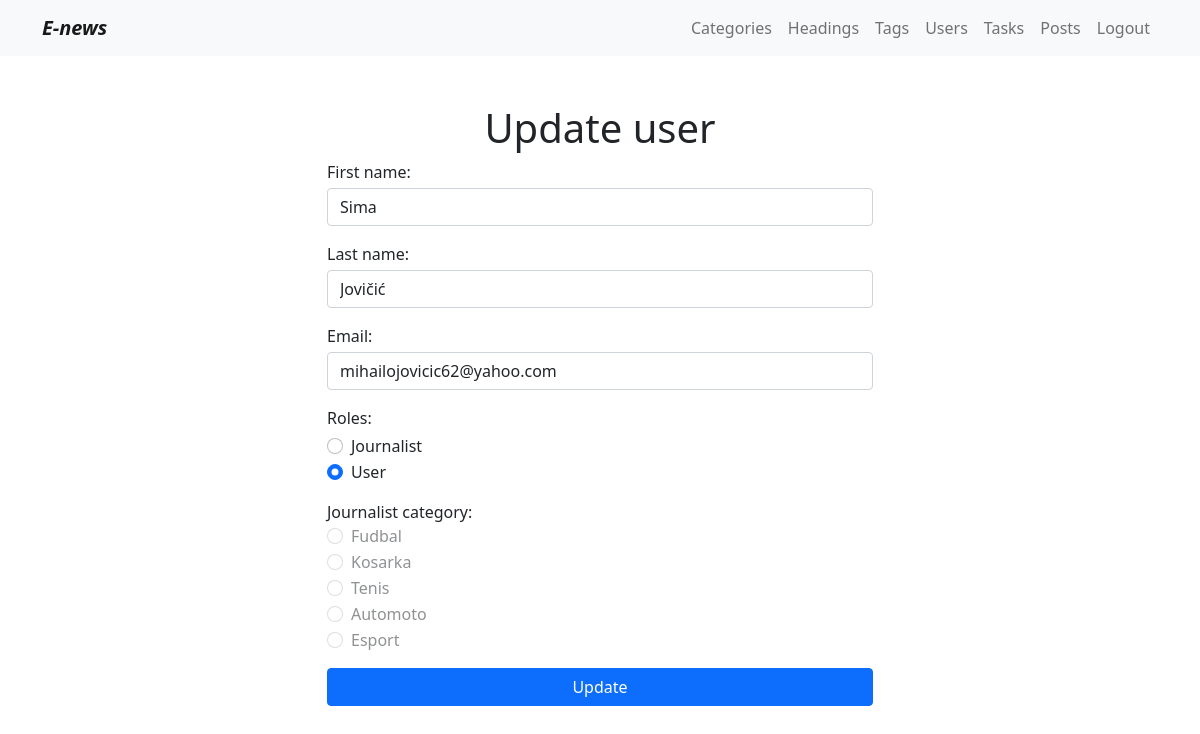
The page /admin.php?page=user_action&id=9 (signed in) on the database its author committed.
### tables this page shows
CREATE TABLE `users` (
  `id` int(11) NOT NULL,
  `first_name` varchar(50) NOT NULL,
  `last_name` varchar(50) NOT NULL,
  `email` varchar(70) NOT NULL,
  `password` varchar(50) NOT NULL,
  `created_at` datetime NOT NULL DEFAULT current_timestamp(),
  `updated_at` datetime DEFAULT NULL,
  `role_id` int(11) NOT NULL,
  `category_id` int(11) DEFAULT NULL
);

CREATE TABLE `roles` (
  `id` int(11) NOT NULL,
  `name` varchar(30) NOT NULL
);

CREATE TABLE `categories` (
  `id` int(11) NOT NULL,
  `name` varchar(50) NOT NULL,
  `created_at` datetime NOT NULL DEFAULT current_timestamp(),
  `updated_at` datetime DEFAULT NULL
);

### models/function.php (called while the page is built, shortened)
<?php
function getAll($table, $ordering = null, $param = null)
{
    global $conn;
    $rez  = $conn->query("SELECT * FROM $table")->fetchAll();
    return $rez;
}
function getOneFetchAndCheckData($table, $column, $value, $action)
{
    global $conn;
    $res = "";
    $dbQuery = $conn->query("SELECT * FROM $table WHERE $column = '$value' ");
    if ($action == "fetch") {
        if ($dbQuery->rowCount() == 1) {
            $res = $dbQuery->fetch();
        } else {
            $res = $dbQuery->fetchAll();
        }
    } else if ($action == "check") {
        $res = $dbQuery->rowCount();
    }
    return $res;
}
function rolesWithoutAdmin()
{
    global $conn;
    $res = $conn->query("SELECT * FROM roles WHERE name!='Admin'")->fetchAll();
    return $res;
}

### pages/pages/admin/users/insert_update_action_user.php (the view, shortened to what this page needs)
<section>
    <div class="container">
        <?php
        if (isset($_GET['id'])) {
            $user = getOneFetchAndCheckData("users", 'id', $_GET['id'], "fetch");
        }
        ?>
        <div class="row my-5">
            <div class="col-lg-6 mx-auto">
                <?php if (isset($_GET['id'])) : ?> <h1 class="text-center">Update user</h1><?php else : ?> <h1 class="text-center">Create new user </h1><?php endif; ?>
                <form method="POST">
                    <div class="mb-3">
                        <label for="" class="mb-1">First name:</label>
                        <input type="text" name="userFirstName" id="userFirstName" class="form-control" value="<?= isset($_GET['id']) ? $user->first_name : '' ?>">
                    </div>
                    <div class="mb-3">
                        <label for="" class="mb-1">Last name:</label>
                        <input type="text" name="userLastName" id="userLastName" class="form-control" value="<?= isset($_GET['id']) ? $user->last_name : '' ?>">
                    </div>
                    <div class="mb-3">
                        <label for="" class="mb-1">Email:</label>
                        <input type="email" name="userEmail" id="userEmail" class="form-control" value="<?= isset($_GET['id']) ? $user->email : '' ?>">
                    </div>
                    <div class="mb-3">
                        <label for="" class="mb-1">Roles:</label>
                        <?php
                        $roles = rolesWithoutAdmin();
                        foreach ($roles as $role) :
                        ?>
                            <div class="form-check">
                                <input class="form-check-input roles" type="radio" name="userRole" id="userRole<?= $role->id ?>" value="<?= $role->id ?>" <?php if (isset($_GET['id']) && $role->id == $user->role_id) : ?> checked<?php else : ?><?php endif; ?>>
                                <label class="form-check-label" for="userRole<?= $role->id ?>">
                                    <?= $role->name ?>
                                </label>
                            </div>
                        <?php endforeach; ?>
                    </div>
                    <div class="mb-3">
                        <label for="journalistRole">Journalist category:</label>
                        <?php
                        $categories = getAll('categories');
                        foreach ($categories as $category) :
                        ?>
                            <div class="form-check">
                                <input class="form-check-input journalistRoles " type="radio" name="journalistRole" value="<?= $category->id ?>" id="journalistRole<?= $category->id ?>" <?php if ((isset($_GET['id']) && $user->role_id != 2 || (!isset($_GET['id'])))) : ?> disabled<?php endif; ?>>
                                <label class="form-check-label" for="journalistRole<?= $category->id ?>">
                                    <?= $category->name ?>
                                </label>
                            </div>
                        <?php endforeach ?>
                    </div>
                    <div class="d-grid"><button class="btn btn-primary" id="btnSumbitUser"><?php if (isset($_GET['id'])) : ?>Update<?php else : ?> Save<?php endif; ?></button></div>
                </form>
            </div>
        </div>
    </div>
</section>

### rows shown on the page
users: userFirstName "Sima", userLastName "Jovičić", userEmail "mihailojovicic62@yahoo.com", role_id "☐ Journalist", role_id "☑ User", role_id "☐ Fudbal", role_id "☐ Kosarka", role_id "☐ Tenis", role_id "☐ Automoto", role_id "☐ Esport"
roles: name "Journalist"
roles: name "User"
categories: name "Fudbal"
categories: name "Kosarka"
categories: name "Tenis"
categories: name "Automoto"
categories: name "Esport"
